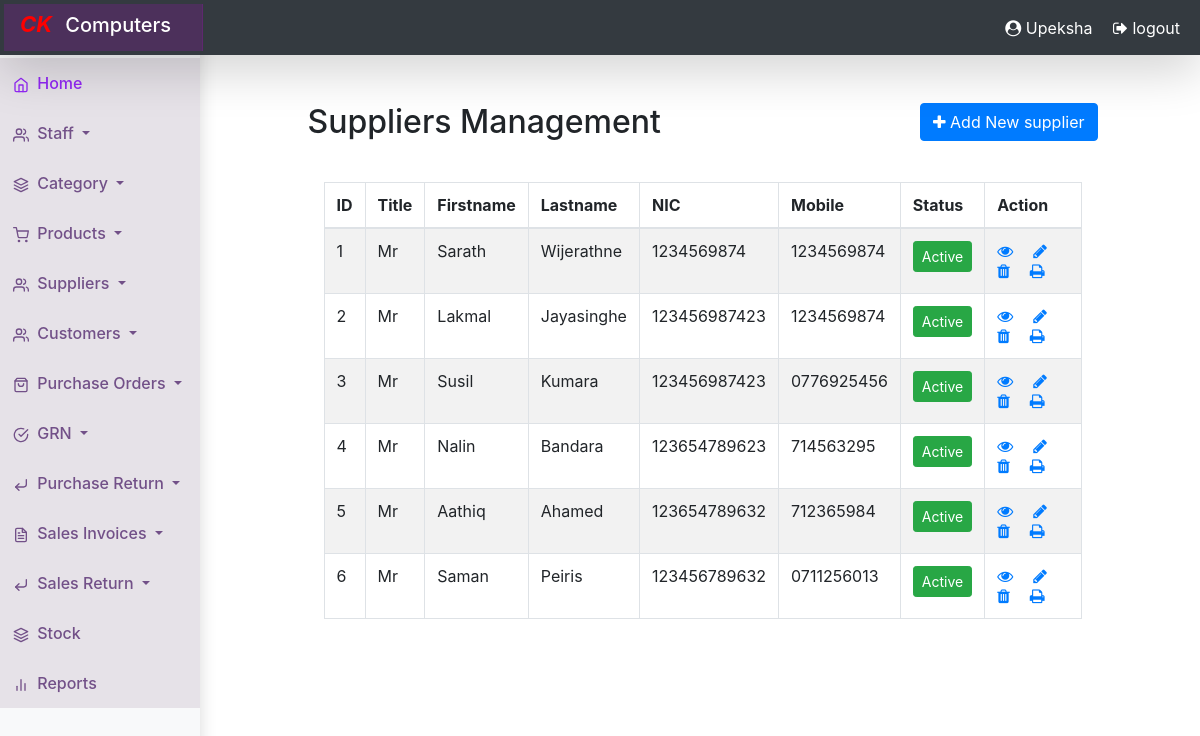
Page /suppliers/index.php (signed in) on the earlier database version.
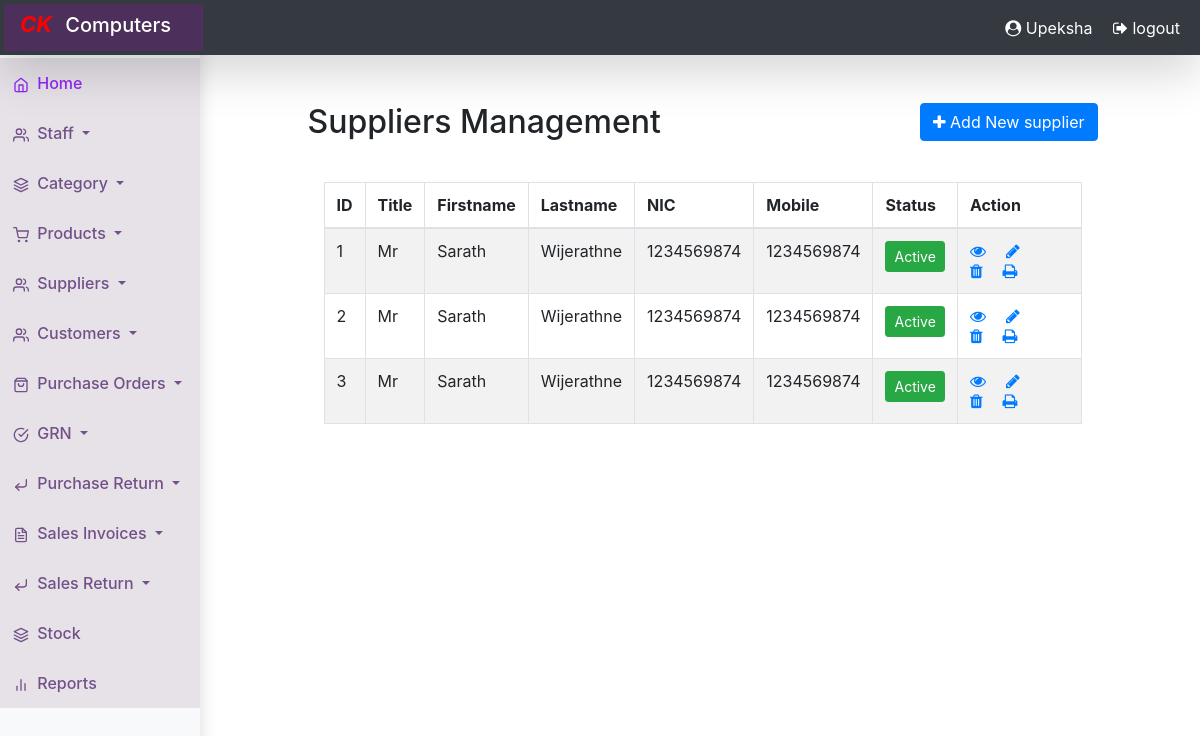
Same page on the later database version.
### tables this page shows
CREATE TABLE `suppliers` (
  `id` int(10) NOT NULL,
  `title` varchar(10) NOT NULL,
  `firstname` varchar(30) NOT NULL,
  `lastname` varchar(30) NOT NULL,
  `gender` varchar(10) NOT NULL,
  `address` varchar(40) NOT NULL,
  `email` varchar(20) NOT NULL,
  `mobile` int(20) NOT NULL,
  `office_tel` int(20) NOT NULL,
  `nic` varchar(100) NOT NULL,
  `description` varchar(40) NOT NULL,
  `status` tinyint(10) NOT NULL
);

### suppliers/index.php (the view, shortened to what this page needs)
<?php
require_once '../common/config.php';
?>
<?php include "../common/header.php"; ?>
 <?php require_once '../common/navbar.php'; ?>
<!DOCTYPE html>
<html lang="en">
    <head>
    <link rel="stylesheet" type="text/css" href="https://cdn.datatables.net/v/dt/dt-1.12.1/datatables.min.css"/>
    <link rel="stylesheet" href="https://maxcdn.bootstrapcdn.com/font-awesome/4.7.0/css/font-awesome.min.css">
    </head>
<body style="background-image: url(../images/BG100.jpg); background-size: cover; background-repeat:no-repeat;">
    <div class="wrapper">
            <div class="row">
            <div class="col-lg-3"></div>
                <div class="col-md-8">
                    <div class="mt-5 mb-3 clearfix">
                        <h2 class="pull-left">Suppliers Management</h2>
                        <a href="create.php" class="btn btn-primary pull-right"><i class="fa fa-plus"></i> Add New supplier</a>
                    </div>
                    <?php
                    $sql = "SELECT * FROM suppliers ";
                    if($result = mysqli_query($link, $sql)){
                        if(mysqli_num_rows($result) > 0){
                            echo '<div class="bg-white p-3"><table class="table table-bordered table-striped" id="myTable" >';
                                echo "<thead>";
                                    echo "<tr>";
                                        echo "<th>ID</th>";
                                        echo "<th>Title</th>";
                                        echo "<th>Firstname</th>";
                                        echo "<th>Lastname</th>";
                                        echo "<th>NIC</th>";
                                        echo "<th>Mobile</th>";
                                        echo "<th>Status</th>";
                                        echo "<th>Action</th>";
                                    echo "</tr>";
                                echo "</thead>";
                                echo "<tbody>";
                                while($row = mysqli_fetch_array($result)){
                                    echo "<tr>";
                                        echo "<td>" . $row['id'] . "</td>";
                                        echo "<td>" . $row['title'] . "</td>";
                                        echo "<td>" . $row['firstname'] . "</td>";
                                        echo "<td>" . $row['lastname'] . "</td>";
                                        echo "<td>" . $row['nic'] . "</td>";
                                        echo "<td>" . $row['mobile'] . "</td>";
                                        echo "<td>";
                                            $status = $row['status'];
                                            if($status==1){
                                                echo "<a href='delete.php?id=". $row['id'] ."' class='btn btn-success btn-sm col-sm-12' role='button'>Active</a>";
                                            }else{
                                                echo "<a href='delete2.php?id=". $row['id'] ."' class='btn btn-danger btn-sm col-sm-12' role='button'>Deactive</a>";
                                            }
                                        echo "</td>";
                                        echo "<td>";
                                            echo '<a href="view.php?id='. $row['id'] .'" class=" icon" title="View Record" data-toggle="tooltip"><span class="fa fa-eye"></span></a>';
                                            echo '<a href="update.php?id='. $row['id'] .'" class=" icon" title="Update Record" data-toggle="tooltip"><span class="fa fa-pencil"></span></a>';
                                            echo '<a href="delete.php?id='. $row['id'] .'" class=" icon" title="Delete Record" data-toggle="tooltip"><span class="fa fa-trash"></span></a>';
                                            echo '<a href="print.php?id='. $row['id'] .'" class=" icon" title="print Record" data-toggle="tooltip"><span class="fa fa-print"></span></a>';
                                        echo "</td>";
                                    echo "</tr>";
                                    ?>
                                <?php }
                                echo "</tbody>";
                                echo "</table>";
                            } else{
                                echo '<div class="alert alert-danger"><em>No records were found.</em></div>';
                            }
                        } else{
                            echo "Oops! Something went wrong. Please try again later.";
                        }
                    ?>
                </div>
            </div>
        </div>
    </div>
</body>
</html>

Differences in the rows shown:
removed suppliers: id "4", title "Mr", firstname "Nalin", lastname "Bandara", nic "123654789623", mobile "714563295"
removed suppliers: id "5", title "Mr", firstname "Aathiq", lastname "Ahamed", nic "123654789632", mobile "712365984"
removed suppliers: id "6", title "Mr", firstname "Saman", lastname "Peiris", nic "123456789632", mobile "0711256013"
changed suppliers id 2: firstname "Lakmal" → "Sarath"; lastname "Jayasinghe" → "Wijerathne"; nic "123456987423" → "1234569874"
changed suppliers id 3: firstname "Susil" → "Sarath"; lastname "Kumara" → "Wijerathne"; nic "123456987423" → "1234569874"; mobile "0776925456" → "1234569874"
